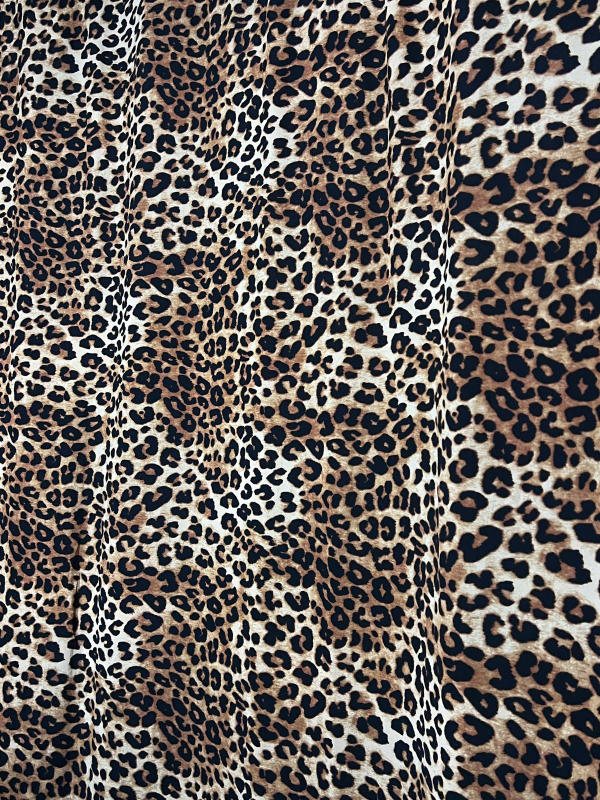
#> input picture design/photos/backdrops/da-bao.jpg, 1200 x 1600 px (shown at 1/2 size); its folder holds only this picture in this run
$ python optimize-images.py
#> lines starting #> are read from the running program, lines starting #| are printed output that depends on the picture
#!/usr/bin/env python3
"""Tạo ảnh web (WebP nhiều kích thước + JPEG dự phòng) cho phông nền phòng chụp.

    pip install Pillow
    python3 scripts/optimize-images.py              # đọc design/photos/backdrops/*.jpg
    python3 scripts/optimize-images.py anh.jpg ten  # thêm ảnh mới: thu nhỏ về 1600px rồi lưu làm nguồn

Kết quả ở backend/public/images/backdrops/<ten>-<rộng>.webp (480/800/1200) và <ten>-800.jpg.
Ảnh đầu ra không giữ EXIF (Pillow chỉ ghi EXIF khi được truyền vào). Độ rộng phải khớp
App\\Support\\ResponsiveImage::WIDTHS.
"""
import sys
from pathlib import Path

from PIL import Image, ImageOps

ROOT = Path(__file__).resolve().parent.parent
SOURCE = ROOT / "design/photos/backdrops"
OUT = ROOT / "backend/public/images/backdrops"
WIDTHS = (480, 800, 1200)
FALLBACK_WIDTH = 800          # JPEG cho trình duyệt không hỗ trợ WebP (rất ít), chỉ 1 cỡ
SOURCE_MAX = 1600
MAX_BYTES = 200 * 1024        # ảnh hoa văn dày (da báo) giảm chất lượng tới khi dưới ngưỡng


def load(path: Path) -> Image.Image:
    # Xoay theo EXIF Orientation trước khi bỏ EXIF, rồi chuyển sang RGB.
    return ImageOps.exif_transpose(Image.open(path)).convert("RGB")
#> returned value is the input picture: PIL image 1200x1600 RGB; mean R, G, B 104, 97.5, 93.4


def add_source(path: Path, name: str) -> Path:
    im = load(path)
    im.thumbnail((SOURCE_MAX, SOURCE_MAX), Image.LANCZOS)
    dest = SOURCE / f"{name}.jpg"
    im.save(dest, "JPEG", quality=80, optimize=True, progressive=True)
    return dest


def save_within_budget(im: Image.Image, dest: Path, fmt: str) -> int:
    for quality in range(80, 40, -5):
        opts = {"quality": quality, "method": 6} if fmt == "WEBP" else {"quality": quality, "optimize": True, "progressive": True}
        im.save(dest, fmt, **opts)
        if dest.stat().st_size <= MAX_BYTES:
            break
    return quality


def build(path: Path) -> None:
    im = load(path)
    for w in WIDTHS:
        h = round(im.height * w / im.width)
        resized = im.resize((w, h), Image.LANCZOS)
        q = save_within_budget(resized, OUT / f"{path.stem}-{w}.webp", "WEBP")
        if w == FALLBACK_WIDTH:
            save_within_budget(resized, OUT / f"{path.stem}-{w}.jpg", "JPEG")
        print(f"  {path.stem}-{w}.webp q={q}")
#> this loop made 3 passes
#> q on passes 1 to 3: 80, 55, 45
#|   da-bao-480.webp q=80
#|   da-bao-800.webp q=55
#|   da-bao-1200.webp q=45
#> pass 1, in build, `resized = im.resize((w, h), Image.LANCZOS)`:
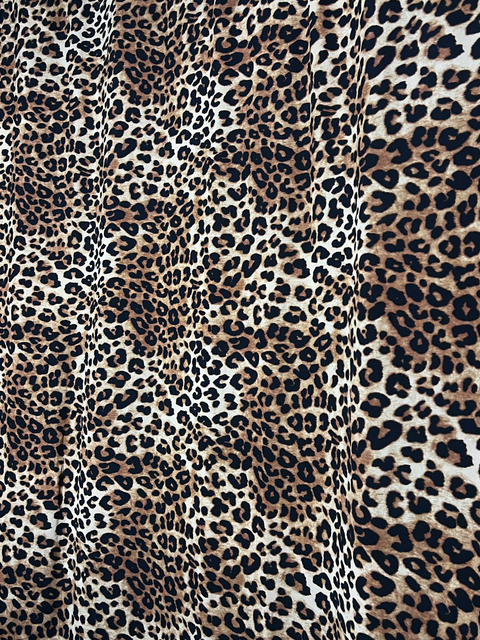
#> resized: PIL image 480x640 RGB; mean R, G, B 104, 97.5, 93.5
#> pass 2, in build, `resized = im.resize((w, h), Image.LANCZOS)`:
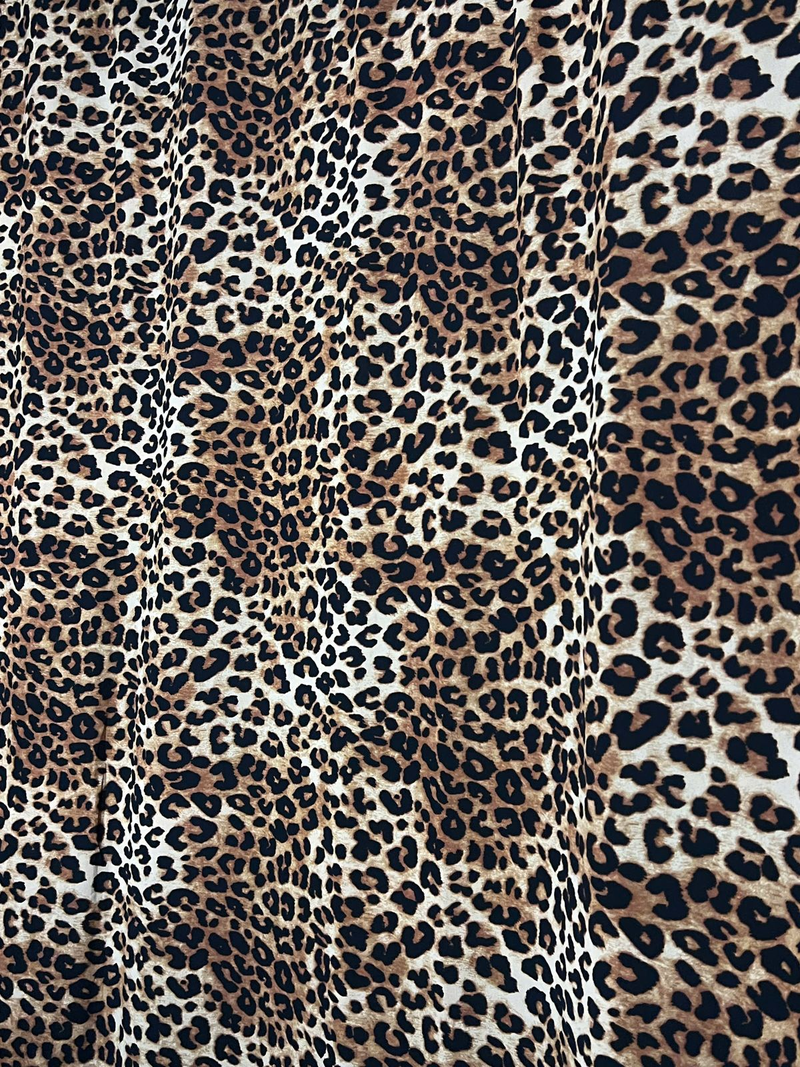
#> resized: PIL image 800x1067 RGB; mean R, G, B 104, 97.5, 93.5


if __name__ == "__main__":
    SOURCE.mkdir(parents=True, exist_ok=True)
    OUT.mkdir(parents=True, exist_ok=True)
    if len(sys.argv) == 3:
        build(add_source(Path(sys.argv[1]), sys.argv[2]))
    else:
        for src in sorted(SOURCE.glob("*.jpg")):
            build(src)

$ run again, on design/photos/backdrops/kem-cham-bi.jpg
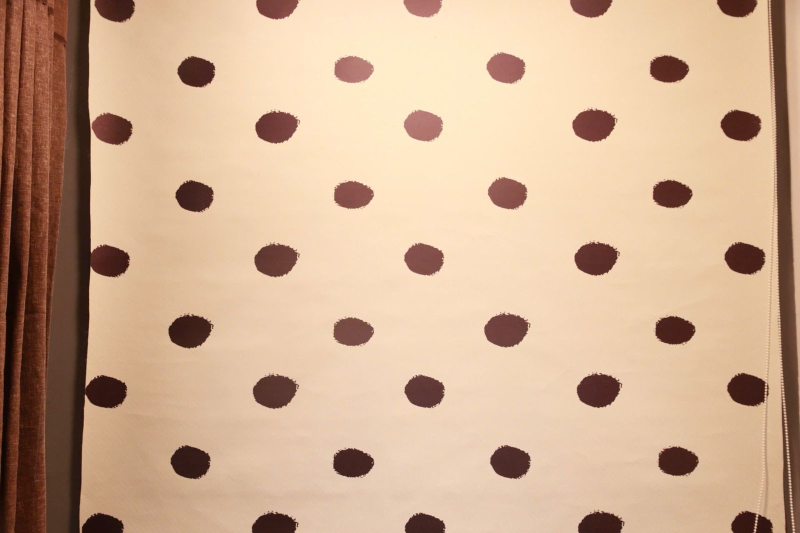
#> input picture design/photos/backdrops/kem-cham-bi.jpg, 1600 x 1066 px (shown at 1/2 size)
#> in load, returned value is the input picture: PIL image 1600x1066 RGB; mean R, G, B 205.4, 173.1, 145.5
#> the loop in build, `for w in WIDTHS:` made 3 passes
#|   kem-cham-bi-480.webp q=80
#|   kem-cham-bi-800.webp q=80
#|   kem-cham-bi-1200.webp q=80
#> pass 1, in build, `resized = im.resize((w, h), Image.LANCZOS)`:
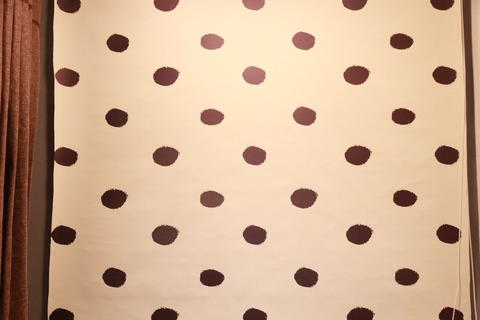
#> resized: PIL image 480x320 RGB; mean R, G, B 205.4, 173.1, 145.5

$ run again, on design/photos/backdrops/nau-hong-van-loang.jpg
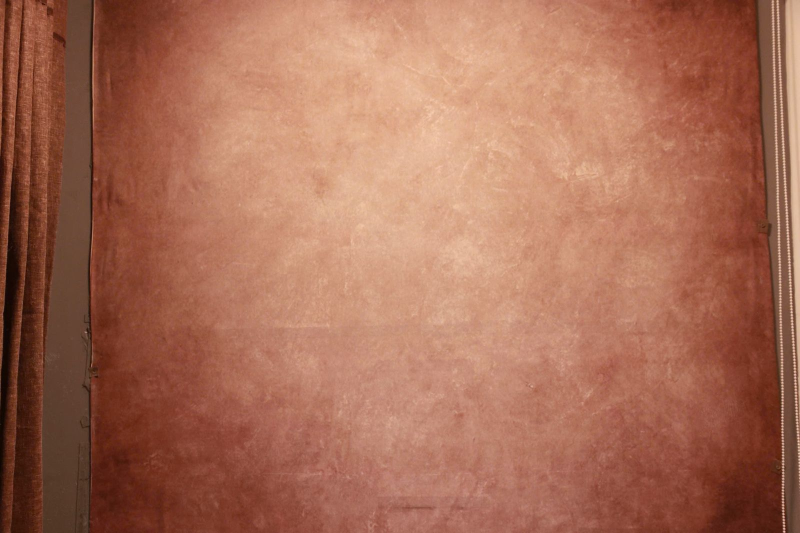
#> input picture design/photos/backdrops/nau-hong-van-loang.jpg, 1600 x 1066 px (shown at 1/2 size)
#> in load, returned value is the input picture: PIL image 1600x1066 RGB; mean R, G, B 167.9, 109.5, 86.9
#> the loop in build, `for w in WIDTHS:` made 3 passes
#|   nau-hong-van-loang-480.webp q=80
#|   nau-hong-van-loang-800.webp q=80
#|   nau-hong-van-loang-1200.webp q=80
#> pass 1, in build, `resized = im.resize((w, h), Image.LANCZOS)`:
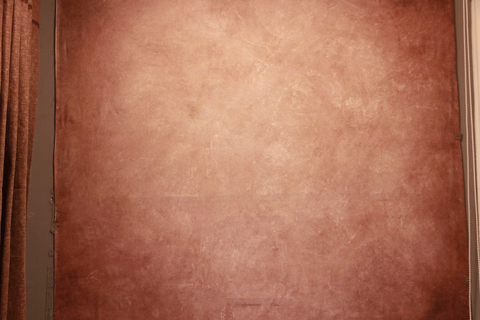
#> resized: PIL image 480x320 RGB; mean R, G, B 167.9, 109.5, 86.9
